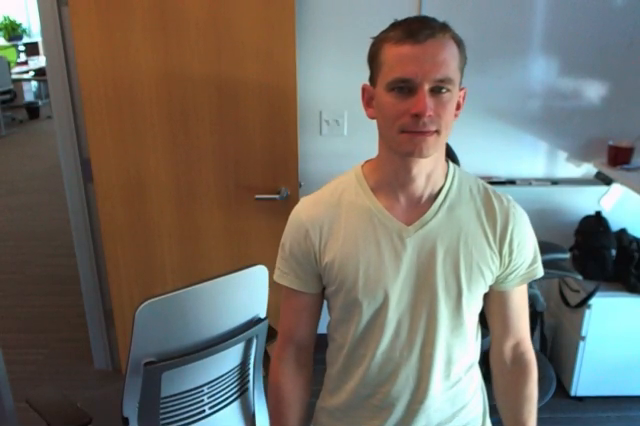
#> input picture frame 32 of project_3/test_data/face.mov, 640 x 426 px
$ python face_track.py   (Python 2 division)   (older library calls are emulated)
#> lines starting #> are read from the running program, lines starting #| are printed output that depends on the picture; after the words box and inside, x2 and y2 are one past the last pixel; in counts of white or black regions, pixels touching at a corner belong together
import numpy as np
import cv2
outList = []
minX = 0
minY = 0
maxX = 0
maxY = 0
outliers = 0
cap = cv2.VideoCapture('test_data/face.mov')
# Create the haar cascade
faceCascade = cv2.CascadeClassifier('data/haarcascade_frontalface_default.xml')
count = 0
while (cap.isOpened()):
	# take first frame of the video
	ret,frame = cap.read()
#> frame is the input picture: shape (426, 640, 3); mean B, G, R 104.6, 113, 116.1
	if ret == False:
		break
	#cv2.imshow("face",frame)
	#gray = cv2.cvtColor(frame, cv2.COLOR_BGR2GRAY)
	# Detect faces in the image
	faces = faceCascade.detectMultiScale(frame,
    									scaleFactor=1.1,
    									minNeighbors=5,
    									minSize=(30, 30),
    									flags = cv2.cv.CV_HAAR_SCALE_IMAGE
										)
#> faces = [[371, 50, 101, 101]]
	# Draw a rectangle around the faces
	for (x, y, w, h) in faces:
		count = count + 1
		if minX - (x-w) > 18 :
			outliers = outliers + 1
			#print (x-w, y-h, x+w, y+h)
		else:
			if count != 1:
				outList.append((x, y, x + w, y + h))#(x-w, y-h, x+w, y+h))
		minX = x-w
		cv2.rectangle(frame, (x, y), (x+w, y+h), (0, 255, 0), 2)
#> this loop made 1 pass
#> (x, y, w, h, count, minX) on pass 1: (371, 50, 101, 101, 1, 270)
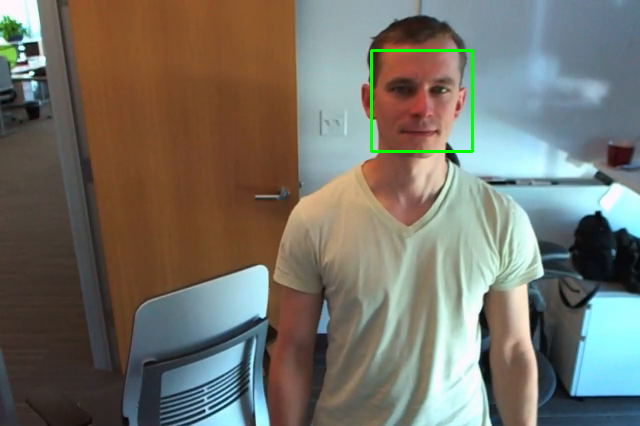
#> frame: shape (426, 640, 3); 0.44% of pixels changed, all inside (x1, y1, x2, y2) = (370, 49, 474, 153)
#> after the loop, count = 1; outList = []; outliers = 0

	# Display the resulting frame
	cv2.imshow('Video', frame)
	if cv2.waitKey(1) & 0xFF == ord('q'):
#> (key q is pressed here)
		break

# When everything is done, release the capture
cap.release()
cv2.destroyAllWindows()
print "count = ", count
#| count =  1
print "len of outList = ", len(outList)
#| len of outList =  0
print "outliers = ", outliers
#| outliers =  0

$ run again, starting later in the video
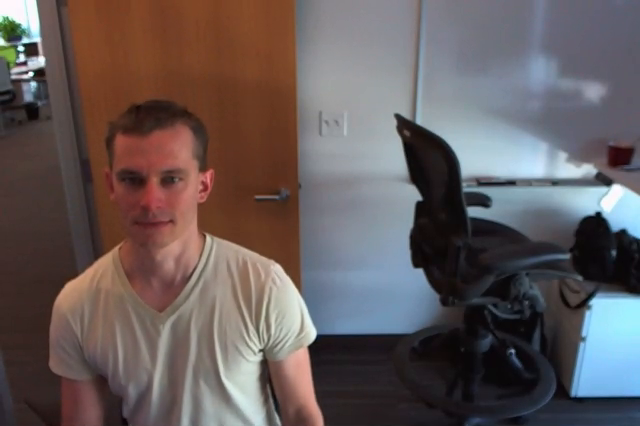
#> input picture frame 146 of project_3/test_data/face.mov, 640 x 426 px
#> frame is the input picture: shape (426, 640, 3); mean B, G, R 91.2, 91.2, 101.1
#> faces = [[95, 137, 112, 112]]
#> the loop `for (x, y, w, h) in faces:` made 1 pass
#> (x, y, w, h, count, minX) on pass 1: (95, 137, 112, 112, 1, -17)
#> after the loop `for (x, y, w, h) in faces:`:
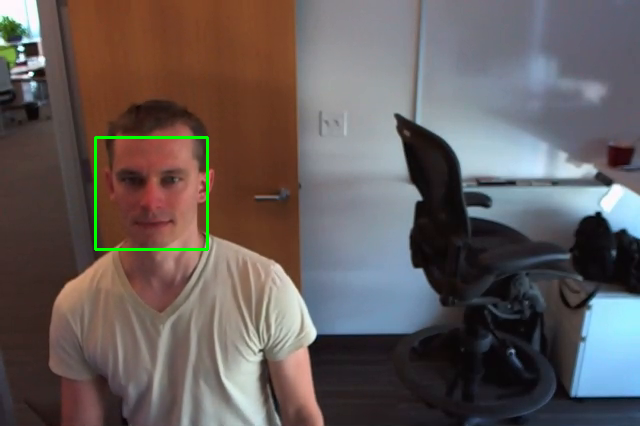
#> frame: shape (426, 640, 3); 0.49% of pixels changed, all inside (x1, y1, x2, y2) = (94, 136, 209, 251)
#> after the loop `for (x, y, w, h) in faces:`: count = 1; outList = []; outliers = 0
#| count =  1
#| len of outList =  0
#| outliers =  0

$ run again, starting later in the video
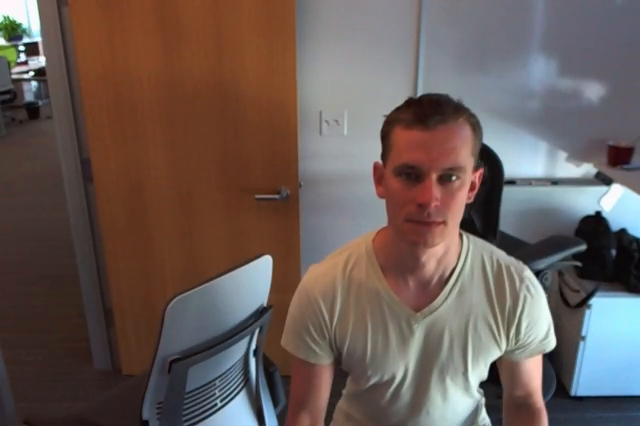
#> input picture frame 260 of project_3/test_data/face.mov, 640 x 426 px
#> frame is the input picture: shape (426, 640, 3); mean B, G, R 86.7, 91.4, 105.4
#> faces = [[375, 135, 109, 109]]
#> the loop `for (x, y, w, h) in faces:` made 1 pass
#> (x, y, w, h, count, minX) on pass 1: (375, 135, 109, 109, 1, 266)
#> after the loop `for (x, y, w, h) in faces:`:
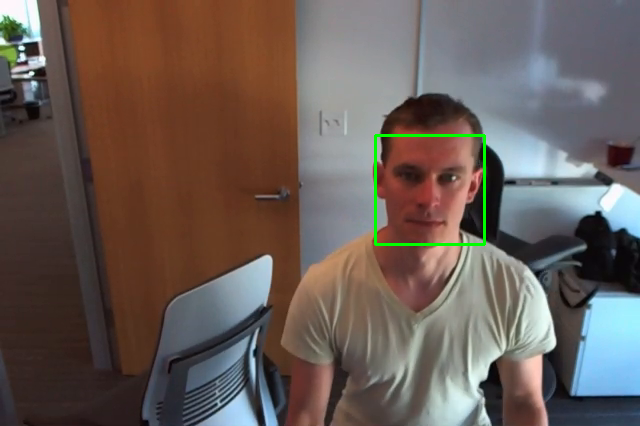
#> frame: shape (426, 640, 3); 0.48% of pixels changed, all inside (x1, y1, x2, y2) = (374, 134, 486, 246)
#> after the loop `for (x, y, w, h) in faces:`: count = 1; outList = []; outliers = 0
#| count =  1
#| len of outList =  0
#| outliers =  0
